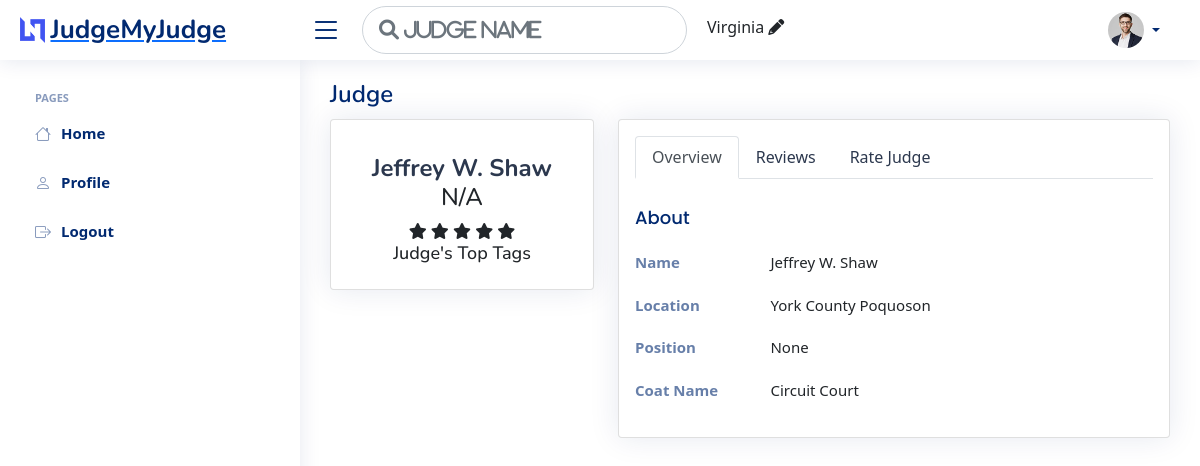
The app's page /getJudge2/1723 (signed in) with its own data.
### judge/models.py (models this page shows, shortened)
class judge (models.Model):
    location = models.CharField(max_length=100, null=True, blank=True)
    state = models.CharField(max_length=100, default="Virginia")
    name = models.CharField(
        max_length=100, null=True, blank=True)
    position = models.CharField(max_length=100, null=True, blank=True)
    coat_name = models.CharField(
        max_length=100, null=True, blank=True)
    numberOfRatings = models.IntegerField(default=0)
    obtainScore = models.FloatField(default=0)
    totalRating = models.FloatField(default=0)

### registration/models.py (models this page shows, shortened)
class UserProfile(models.Model):
    user = models.OneToOneField(User, on_delete=models.CASCADE)
    date_of_birth = models.DateField()
    address = models.CharField(max_length=500)
    case_number = models.IntegerField(blank=True, null=True)
    picture_id = models.ImageField(blank=True, null=True,
                                   upload_to='user_image/', default="default.jpg")
    membership = models.BooleanField(default=False)

### judge/views.py (the view)
# urls.py: path('getJudge2/<str:pk>', views.getJudge2, name="getJudge2"),
def getJudge2(request, pk):
    profile = ""
    user = request.user
    canrate = True
    canbestintrest = True
    total_rating = 0
    if request.user.is_authenticated:
        profile = UserProfile.objects.get(user=user)
    judgeInfo = judge.objects.get(id=pk)
    try:
        ratting = judgeRateing.objects.filter(ratedTo=judgeInfo)
        total_num = (len(ratting))*5
        obtain_num = 0
        for r in ratting:
            obtain_num += r.rating
            if r.user == request.user:
                canrate = False
        if total_num != 0:
            total_rating = (obtain_num/total_num)*5
    except User.DoesNotExist:
        ratting = ''
    try:
        bestIntrest = bestInterest.objects.filter(ratedTo=judgeInfo)
        for r in bestIntrest:
            if r.user == request.user:
                canbestintrest = False
    except User.DoesNotExist:
        ratting = ''
    listOfTags = tags.objects.all()
    category_list = categories.objects.all()
    request.session["JudgeLocation"] = judgeInfo.state
    tagList = judgeTags.objects.filter(tagTo=judgeInfo)
    userTag = []
    if request.user.is_authenticated:
        uTag = judgeTags.objects.filter(tagTo=judgeInfo, user=request.user)
        for uT in uTag:
            userTag.append(uT.tag.name)
    context = {'judgeInfo': judgeInfo,
               'profile': profile, 'ratting': ratting, 'total_rating': total_rating, 'canrate': canrate, 'canbestintrest': canbestintrest, 'categories': category_list, 'listOfTags': listOfTags, 'tagList': tagList, 'userTag': userTag}
    return render(request, 'judge/ratejudge.html', context)

### judge/templates/judge/ratejudge.html (shortened to what this page needs)
{% extends "main.html" %}
{% load static %}
{% block content %}
{% include "head.html" %}
{% include "sidebar.html" %}
<main id="main" class="main">
    <div class="pagetitle">
      <h1>Judge</h1>
    </div>
    <section class="section profile">
      <div class="row">
        <div class="col-xl-4">
          <div class="card">
            <div class="card-body profile-card pt-4 d-flex flex-column align-items-center">
              <h2>{{judgeInfo.name}}</h2>
              <div class="align-items-center">
                {% if judgeInfo.totalRating == 0 %}
                <h4>N/A</h4>
                {% else %}
                <h4>{{judgeInfo.totalRating|floatformat:2}}</h4>
                {% endif %}
              </div>
              <div class="align-items-center">
                {% if judgeInfo.totalRating >= 1 %}
                <span class="fa fa-star checked"></span>
                {% else %}
                <span class="fa fa-star"></span>
                {% endif %}
                {% if judgeInfo.totalRating >= 2 %}
                <span class="fa fa-star checked"></span>
                {% else %}
                <span class="fa fa-star"></span>
                {% endif %}
                {% if judgeInfo.totalRating >= 3 %}
                <span class="fa fa-star checked"></span>
                {% else %}
                <span class="fa fa-star"></span>
                {% endif %}
                {% if judgeInfo.totalRating >= 4 %}
                <span class="fa fa-star checked"></span>
                {% else %}
                <span class="fa fa-star"></span>
                {% endif %}
                {% if judgeInfo.totalRating >= 5 %}
                <span class="fa fa-star checked"></span>
                {% else %}
                <span class="fa fa-star"></span>
                {% endif %}
              </div>
              <h3>Judge's Top Tags</h3>
            </div>
          </div>
        </div>
        <div class="col-xl-8">
          <div class="card" style="overflow: visible !important;">
            <div class="card-body pt-3">
              <ul class="nav nav-tabs nav-tabs-bordered">
                <li class="nav-item">
                  <button class="nav-link active" data-bs-toggle="tab" data-bs-target="#profile-overview">Overview</button>
                </li>
                <li class="nav-item">
                  <button class="nav-link" data-bs-toggle="tab" data-bs-target="#reviews">Reviews</button>
                </li>
                {% if request.user.is_authenticated %}
                  {% if canrate == True %}
                    <li class="nav-item">
                      <button class="nav-link" data-bs-toggle="tab" data-bs-target="#rate-judge">Rate Judge</button>
                    </li>
                  {% else %}
                  <li class="nav-item">
                    <button class="nav-link" data-bs-toggle="tab" data-bs-target="#edit-rate">Edit Rating</button>
                  </li>
                  {% endif %}
                {% endif %}
              </ul>
              <div class="tab-content pt-2">
                <div class="tab-pane fade show active profile-overview" id="profile-overview">
                  <h5 class="card-title">About</h5>
                  <div class="row">
                    <div class="col-lg-3 col-md-4 label ">Name</div>
                    <div class="col-lg-9 col-md-8">{{judgeInfo.name}}</div>
                  </div>
                  <div class="row">
                    <div class="col-lg-3 col-md-4 label">Location</div>
                    <div class="col-lg-9 col-md-8">{{judgeInfo.location}}</div>
                  </div>
                  <div class="row">
                    <div class="col-lg-3 col-md-4 label">Position</div>
                    <div class="col-lg-9 col-md-8">{{judgeInfo.position}}</div>
                  </div>
                  <div class="row">
                    <div class="col-lg-3 col-md-4 label">Coat Name</div>
                    <div class="col-lg-9 col-md-8">{{judgeInfo.coat_name}}</div>
                  </div>
                </div>
              </div>
            </div>
          </div>
        </div>
      </div>
    </section>
  </main>
{% endblock %}

### templates/head.html (shortened to what this page needs)
<header id="header" class="header fixed-top d-flex align-items-center">
    <div class="d-flex align-items-center justify-content-between">
      <a href="{% url 'profile' %}" class="logo d-flex align-items-center">
        <img src="assets/img/logo.png" alt="">
        <span class="d-none d-lg-block">JudgeMyJudge</span>
      </a>
      <i class="bi bi-list toggle-sidebar-btn"></i>
    </div>
    <div class="search-bar">
      <input type="text" id="headSearchJudge" class="form-control form-control-lg headSearchJudge" placeholder="&#xF002; Judge name">
    </div>
    {% if request.session.JudgeLocation %}
    <div class="headLocationOption" id="headLocationOption">
      <p id="setLocation">{{request.session.JudgeLocation}} <i class ="fa fa-pencil" id="changeHeadLocation"></i></p>
    </div>
    {% endif %}
    <nav class="header-nav ms-auto">
      <ul class="d-flex align-items-center">
        {% if request.user.is_authenticated %}
        <li class="nav-item dropdown pe-3">
          <a class="nav-link nav-profile d-flex align-items-center pe-0" href="#" data-bs-toggle="dropdown">
            <img src="{{profile.picture_id.url}}" alt="Profile" class="rounded-circle">
            <span class="d-none d-md-block dropdown-toggle ps-2">{{profile.user.first_name}}</span>
          </a>
        </li>
          {% else %}
            <li class="dropdown-header">
              <h6><a href="{% url 'loginPage' %}">Login</a></h6>
            </li>
          {% endif %}
      </ul>
    </nav>
  </header>

### static/css/style.css (style rules this page uses)
:root { scroll-behavior: smooth; }
body { font-family: "Open Sans", sans-serif; background: #f6f9ff; color: #444444; }
a { color: #4154f1; text-decoration: none; }
h1, h2, h3, h4, h5, h6 { font-family: "Nunito", sans-serif; }
#main { margin-top: 60px; padding: 20px 30px; transition: all 0.3s; }
.pagetitle { margin-bottom: 10px; }
.pagetitle h1 { font-size: 24px; margin-bottom: 0; font-weight: 600; color: #012970; }
.card { margin-bottom: 30px; border: none; border-radius: 5px; box-shadow: 0px 0 30px rgba(1, 41, 112, 0.1); overflow: hidden; }
.card-title { padding: 20px 0 15px 0; font-size: 18px; font-weight: 500; color: #012970; font-family: "Poppins", sans-serif; }
.card-body { padding: 0 20px 20px 20px; }
.nav-tabs-bordered { border-bottom: 2px solid #ebeef4; }
.nav-tabs-bordered .nav-link { margin-bottom: -2px; border: none; color: #2c384e; }
.nav-tabs-bordered .nav-link.active { background-color: #fff; color: #4154f1; border-bottom: 2px solid #4154f1; }
.logo { line-height: 1; }
@media (min-width: 1200px) { .logo { width: 280px; } }
.logo img { max-height: 26px; margin-right: 6px; }
.logo span { font-size: 26px; font-weight: 700; color: #012970; font-family: "Nunito", sans-serif; }
.header { transition: all 0.5s; z-index: 997; height: 60px; box-shadow: 0px 2px 20px rgba(1, 41, 112, 0.1); background-color: #fff; padding-left: 20px; }
.header .toggle-sidebar-btn { font-size: 32px; padding-left: 10px; cursor: pointer; color: #012970; }
.header .search-bar { min-width: 360px; padding: 0 20px; }
.header-nav ul { list-style: none; }
.header-nav > ul { margin: 0; padding: 0; }
.header-nav .nav-profile { color: #012970; }
.header-nav .nav-profile img { max-height: 36px; }
.header-nav .nav-profile span { font-size: 14px; font-weight: 600; }
@media (min-width: 1200px) { #main, #footer { margin-left: 300px; } }
.profile .profile-card h2 { font-size: 24px; font-weight: 700; color: #2c384e; margin: 10px 0 0 0; }
.profile .profile-card h3 { font-size: 18px; }
.profile .profile-overview .row { margin-bottom: 20px; font-size: 15px; }
.profile .profile-overview .card-title { color: #012970; }
.profile .profile-overview .label { font-weight: 600; color: rgba(1, 41, 112, 0.6); }

### static/css/headSearch.css (style rules this page uses)
.headSearchJudge { font-family: FontAwesome; width: 325px; font-style: normal; font-weight: normal; text-decoration: inherit; border-radius: 25px; }
#changeHeadLocation { cursor: pointer; }
.fa-star { cursor: pointer; }
.headLocationOption { margin-top: 10px; }

### records on screen
judge: session.JudgeLocation "Virginia", name "Jeffrey W. Shaw", location "York County Poquoson", position "None", coat_name "Circuit Court"
UserProfile: picture_id (picture)
